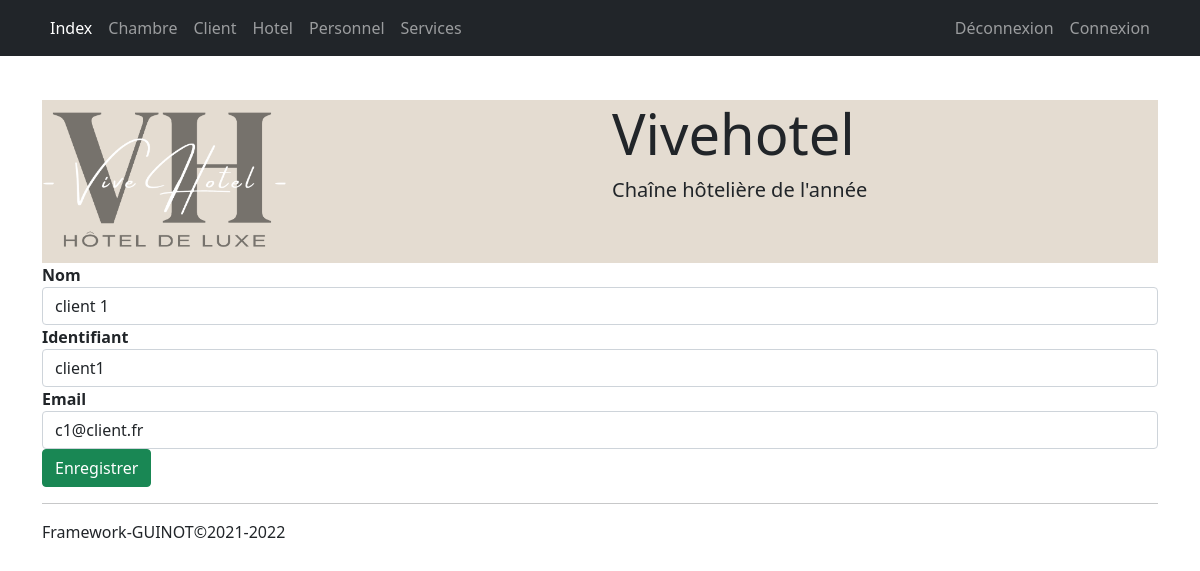
Screenshot of /index.php?m=client&a=edit&id=1 with the database file from the repository.
### tables this page shows
create table client (
    cli_id int auto_increment primary key,
    cli_nom varchar(500) not null,
    cli_identifiant varchar(500) not null,
    cli_mdp varchar(500) not null,
    cli_email varchar(500) not null
);

### application/module/client/Ctr_client.class.php (called while the page is built, shortened)
<?php
class Ctr_client extends Ctr_controleur implements I_crud
{
	public function __construct($action)
	{
		$a = "a_$action";
		$this->$a();
	}
	function a_edit()
	{
		$id = isset($_GET["id"]) ? $_GET["id"] : 0;
		$u = new Client();
		if ($id > 0)
			$row = $u->select($id);
		else
			$row = $u->emptyRecord();
		extract($row);
		require $this->gabarit;
	}
}

### www/index.php (called while the page is built, shortened)
<?php
new $module($_GET["a"]);
?>

### framework/fonction.php (called while the page is built, shortened)
<?php
function hlien()
{
	$args = func_get_args();
	$nb = count($args) / 2;
	$m = $args[0];
	$a = $args[1];
	if (!isset($args[2]))
		return "index.php?m=$m&a=$a";
	else {
		$para = array();
		for ($i = 1; $i < $nb; $i++)
			$para[] = $args[2 * $i] . "=" . $args[2 * $i + 1];
		$s = implode("&", $para);
		return "index.php?m=$m&a=$a&$s";
	}
}
function mhe($x)
{
	return htmlentities($x, ENT_QUOTES, "utf-8");
}

### framework/Table.class.php (called while the page is built, shortened)
<?php
class Table
{
	public static $link;
	public string $table;
	public string $pk;
	public function __construct(string $table, string $pk)
	{
		$this->table = $table;
		$this->pk = $pk;
	}
	function select(int $id)
	{
		$sql = "select * from $this->table where $this->pk=:id";
		$statement = self::$link->prepare($sql);
		$statement->bindValue(":id", $id, PDO::PARAM_INT);
		$statement->execute();
		return $statement->fetch();
	}
}

### application/module/client/vue_client_edit.php (the view, shortened to what this page needs)
   <form method="post" action="<?=hlien("client","save")?>">
                       <div class='form-group'>
                           <label for='cli_nom'>Nom</label>
                           <input id='cli_nom' name='cli_nom' type='text' size='50' value='<?=mhe($cli_nom)?>'  class='form-control' />
                       </div>
                       <div class='form-group'>
                           <label for='cli_identifiant'>Identifiant</label>
                           <input id='cli_identifiant' name='cli_identifiant' type='text' size='50' value='<?=mhe($cli_identifiant)?>'  class='form-control' />
                       </div>
                       <div class='form-group'>
                           <label for='cli_email'>Email</label>
                           <input id='cli_email' name='cli_email' type='text' size='50' value='<?=mhe($cli_email)?>'  class='form-control' />
                       </div>
	<input class="btn btn-success" type="submit" name="btSubmit" value="Enregistrer" />
</form>

### www/_css/style.css (style rules this page uses)
body { margin-top: 100px; }
label { font-weight: bold; }

### rows the page displays
client: cli_nom "client 1", cli_identifiant "client1", cli_email "c1@client.fr"

### other values shown
SITE_NOM "Vivehotel"
SITE_SLOGAN "Chaîne hôtelière de l'année"
